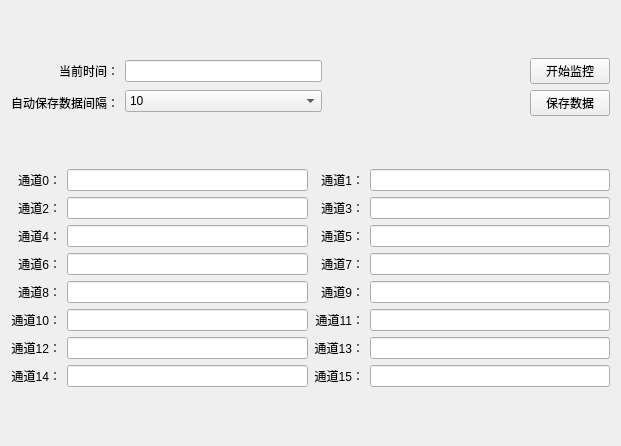
<?xml version="1.0" encoding="UTF-8"?>
<ui version="4.0">
 <class>MyUI</class>
 <widget class="QWidget" name="MyUI">
  <property name="geometry">
   <rect>
    <x>0</x>
    <y>0</y>
    <width>621</width>
    <height>446</height>
   </rect>
  </property>
  <property name="windowTitle">
   <string>Form</string>
  </property>
  <layout class="QGridLayout" name="gridLayout">
   <item row="0" column="0">
    <layout class="QHBoxLayout" name="horizontalLayout_4">
     <item>
      <layout class="QVBoxLayout" name="verticalLayout_7">
       <item>
        <widget class="QLabel" name="label">
         <property name="text">
          <string>当前时间：</string>
         </property>
         <property name="alignment">
          <set>Qt::AlignRight|Qt::AlignTrailing|Qt::AlignVCenter</set>
         </property>
        </widget>
       </item>
       <item>
        <widget class="QLabel" name="label_2">
         <property name="text">
          <string>自动保存数据间隔：</string>
         </property>
         <property name="alignment">
          <set>Qt::AlignRight|Qt::AlignTrailing|Qt::AlignVCenter</set>
         </property>
        </widget>
       </item>
      </layout>
     </item>
     <item>
      <layout class="QVBoxLayout" name="verticalLayout_6">
       <item>
        <widget class="QLineEdit" name="time"/>
       </item>
       <item>
        <widget class="QComboBox" name="saveCount">
         <item>
          <property name="text">
           <string>10</string>
          </property>
         </item>
         <item>
          <property name="text">
           <string>20</string>
          </property>
         </item>
         <item>
          <property name="text">
           <string>30</string>
          </property>
         </item>
         <item>
          <property name="text">
           <string>40</string>
          </property>
         </item>
         <item>
          <property name="text">
           <string>50</string>
          </property>
         </item>
         <item>
          <property name="text">
           <string>100</string>
          </property>
         </item>
         <item>
          <property name="text">
           <string>200</string>
          </property>
         </item>
         <item>
          <property name="text">
           <string>1000</string>
          </property>
         </item>
         <item>
          <property name="text">
           <string>5000</string>
          </property>
         </item>
         <item>
          <property name="text">
           <string>10000</string>
          </property>
         </item>
        </widget>
       </item>
      </layout>
     </item>
     <item>
      <widget class="QLabel" name="label_3">
       <property name="sizePolicy">
        <sizepolicy hsizetype="MinimumExpanding" vsizetype="Preferred">
         <horstretch>0</horstretch>
         <verstretch>0</verstretch>
        </sizepolicy>
       </property>
       <property name="text">
        <string/>
       </property>
      </widget>
     </item>
     <item>
      <layout class="QVBoxLayout" name="verticalLayout_5">
       <item>
        <widget class="QPushButton" name="start">
         <property name="text">
          <string>开始监控</string>
         </property>
        </widget>
       </item>
       <item>
        <widget class="QPushButton" name="save">
         <property name="text">
          <string>保存数据</string>
         </property>
        </widget>
       </item>
      </layout>
     </item>
    </layout>
   </item>
   <item row="1" column="0">
    <layout class="QHBoxLayout" name="horizontalLayout_3">
     <item>
      <layout class="QHBoxLayout" name="horizontalLayout">
       <item>
        <layout class="QVBoxLayout" name="verticalLayout_3">
         <item>
          <widget class="QLabel" name="Channal0">
           <property name="text">
            <string>通道0：</string>
           </property>
           <property name="alignment">
            <set>Qt::AlignRight|Qt::AlignTrailing|Qt::AlignVCenter</set>
           </property>
          </widget>
         </item>
         <item>
          <widget class="QLabel" name="Channal2">
           <property name="text">
            <string>通道2：</string>
           </property>
           <property name="alignment">
            <set>Qt::AlignRight|Qt::AlignTrailing|Qt::AlignVCenter</set>
           </property>
          </widget>
         </item>
         <item>
          <widget class="QLabel" name="Channal4">
           <property name="text">
            <string>通道4：</string>
           </property>
           <property name="alignment">
            <set>Qt::AlignRight|Qt::AlignTrailing|Qt::AlignVCenter</set>
           </property>
          </widget>
         </item>
         <item>
          <widget class="QLabel" name="Channal6">
           <property name="text">
            <string>通道6：</string>
           </property>
           <property name="alignment">
            <set>Qt::AlignRight|Qt::AlignTrailing|Qt::AlignVCenter</set>
           </property>
          </widget>
         </item>
         <item>
          <widget class="QLabel" name="Channal2_4">
           <property name="text">
            <string>通道8：</string>
           </property>
           <property name="alignment">
            <set>Qt::AlignRight|Qt::AlignTrailing|Qt::AlignVCenter</set>
           </property>
          </widget>
         </item>
         <item>
          <widget class="QLabel" name="Channal2_5">
           <property name="text">
            <string>通道10：</string>
           </property>
           <property name="alignment">
            <set>Qt::AlignRight|Qt::AlignTrailing|Qt::AlignVCenter</set>
           </property>
          </widget>
         </item>
         <item>
          <widget class="QLabel" name="Channal12">
           <property name="text">
            <string>通道12：</string>
           </property>
           <property name="alignment">
            <set>Qt::AlignRight|Qt::AlignTrailing|Qt::AlignVCenter</set>
           </property>
          </widget>
         </item>
         <item>
          <widget class="QLabel" name="Channal14">
           <property name="text">
            <string>通道14：</string>
           </property>
           <property name="alignment">
            <set>Qt::AlignRight|Qt::AlignTrailing|Qt::AlignVCenter</set>
           </property>
          </widget>
         </item>
        </layout>
       </item>
       <item>
        <layout class="QVBoxLayout" name="verticalLayout" stretch="1,1,1,1,1,1,1,1">
         <item>
          <widget class="QLineEdit" name="lineEdit0"/>
         </item>
         <item>
          <widget class="QLineEdit" name="lineEdit2"/>
         </item>
         <item>
          <widget class="QLineEdit" name="lineEdit4"/>
         </item>
         <item>
          <widget class="QLineEdit" name="lineEdit6"/>
         </item>
         <item>
          <widget class="QLineEdit" name="lineEdit8"/>
         </item>
         <item>
          <widget class="QLineEdit" name="lineEdit10"/>
         </item>
         <item>
          <widget class="QLineEdit" name="lineEdit12"/>
         </item>
         <item>
          <widget class="QLineEdit" name="lineEdit14"/>
         </item>
        </layout>
       </item>
      </layout>
     </item>
     <item>
      <layout class="QHBoxLayout" name="horizontalLayout_2">
       <item>
        <layout class="QVBoxLayout" name="verticalLayout_4">
         <item>
          <widget class="QLabel" name="Channel1">
           <property name="text">
            <string>通道1：</string>
           </property>
           <property name="alignment">
            <set>Qt::AlignRight|Qt::AlignTrailing|Qt::AlignVCenter</set>
           </property>
          </widget>
         </item>
         <item>
          <widget class="QLabel" name="Channel3">
           <property name="text">
            <string>通道3：</string>
           </property>
           <property name="alignment">
            <set>Qt::AlignRight|Qt::AlignTrailing|Qt::AlignVCenter</set>
           </property>
          </widget>
         </item>
         <item>
          <widget class="QLabel" name="Channel3_2">
           <property name="text">
            <string>通道5：</string>
           </property>
           <property name="alignment">
            <set>Qt::AlignRight|Qt::AlignTrailing|Qt::AlignVCenter</set>
           </property>
          </widget>
         </item>
         <item>
          <widget class="QLabel" name="Channel3_3">
           <property name="text">
            <string>通道7：</string>
           </property>
           <property name="alignment">
            <set>Qt::AlignRight|Qt::AlignTrailing|Qt::AlignVCenter</set>
           </property>
          </widget>
         </item>
         <item>
          <widget class="QLabel" name="Channel3_4">
           <property name="text">
            <string>通道9：</string>
           </property>
           <property name="alignment">
            <set>Qt::AlignRight|Qt::AlignTrailing|Qt::AlignVCenter</set>
           </property>
          </widget>
         </item>
         <item>
          <widget class="QLabel" name="Channel3_5">
           <property name="text">
            <string>通道11：</string>
           </property>
           <property name="alignment">
            <set>Qt::AlignRight|Qt::AlignTrailing|Qt::AlignVCenter</set>
           </property>
          </widget>
         </item>
         <item>
          <widget class="QLabel" name="Channel3_6">
           <property name="text">
            <string>通道13：</string>
           </property>
           <property name="alignment">
            <set>Qt::AlignRight|Qt::AlignTrailing|Qt::AlignVCenter</set>
           </property>
          </widget>
         </item>
         <item>
          <widget class="QLabel" name="Channel3_7">
           <property name="text">
            <string>通道15：</string>
           </property>
           <property name="alignment">
            <set>Qt::AlignRight|Qt::AlignTrailing|Qt::AlignVCenter</set>
           </property>
          </widget>
         </item>
        </layout>
       </item>
       <item>
        <layout class="QVBoxLayout" name="verticalLayout_2">
         <item>
          <widget class="QLineEdit" name="lineEdit1"/>
         </item>
         <item>
          <widget class="QLineEdit" name="lineEdit3"/>
         </item>
         <item>
          <widget class="QLineEdit" name="lineEdit5"/>
         </item>
         <item>
          <widget class="QLineEdit" name="lineEdit7"/>
         </item>
         <item>
          <widget class="QLineEdit" name="lineEdit9"/>
         </item>
         <item>
          <widget class="QLineEdit" name="lineEdit11"/>
         </item>
         <item>
          <widget class="QLineEdit" name="lineEdit13"/>
         </item>
         <item>
          <widget class="QLineEdit" name="lineEdit15"/>
         </item>
        </layout>
       </item>
      </layout>
     </item>
    </layout>
   </item>
  </layout>
 </widget>
 <resources/>
 <connections/>
</ui>
